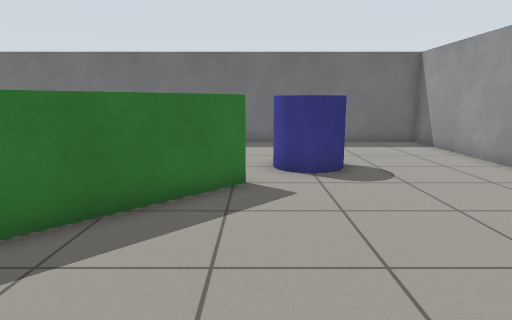
View 1 (above)

14 first-person views from a walk through a Gazebo world. The camera is 0.93 m above the floor, tilts 10° down and sees 75° across. The floor is counted in squares, 0.5 m on a side. Each view is taken from the middle of a square. On the plan, view 1 faces up. The plan holds only what a view shows up to about 17 squares ahead; the rest is blank.

View 2
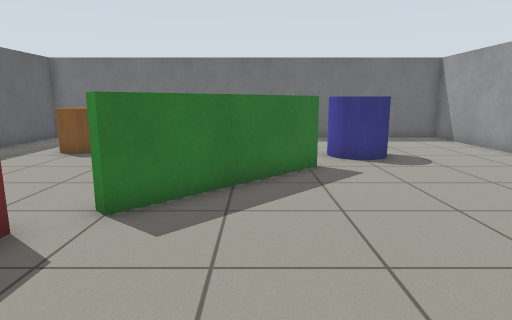

View 3
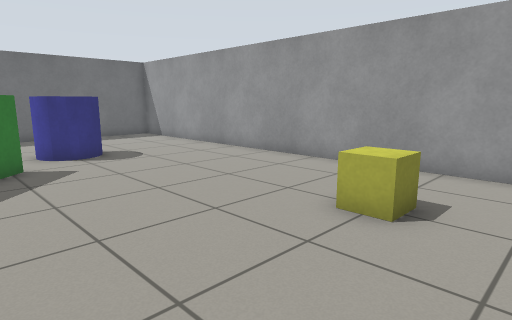

View 4
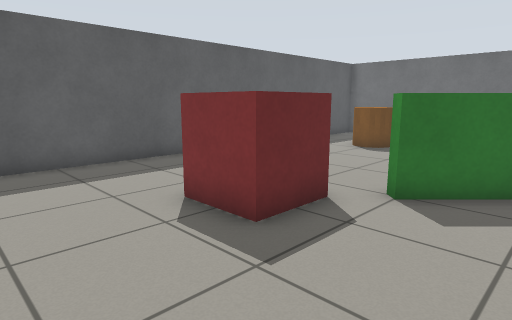

View 5
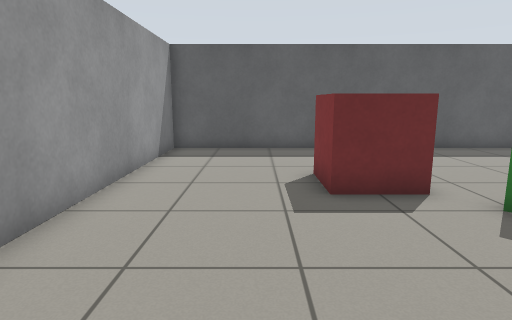

View 6
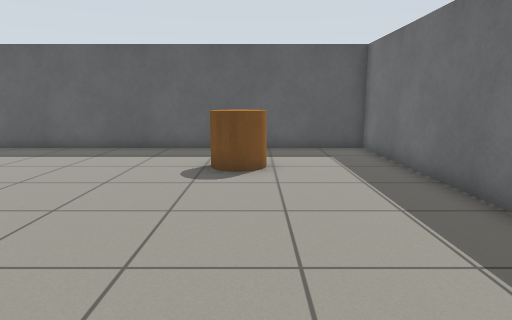

View 7
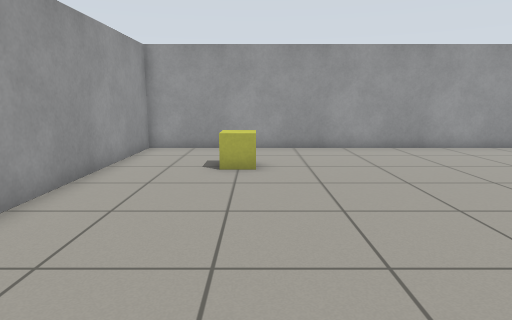

View 8
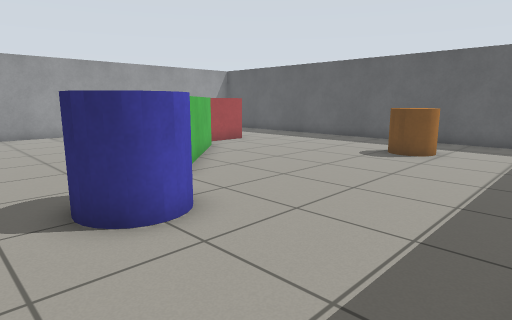

View 9
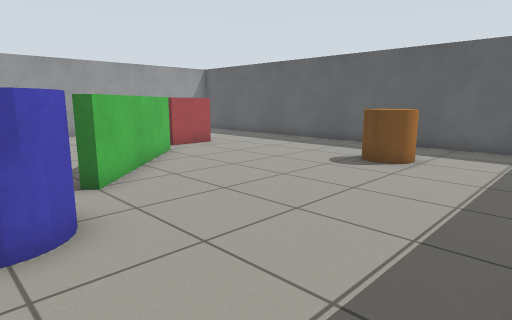

View 10
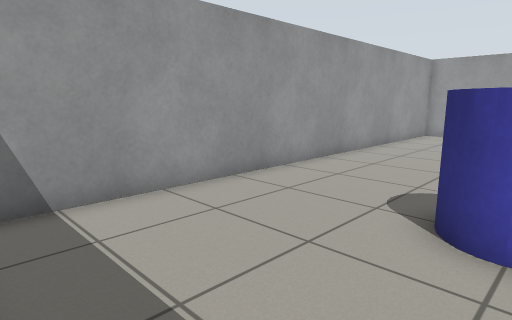

View 11
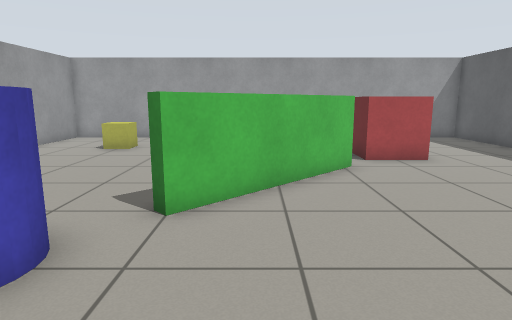

View 12
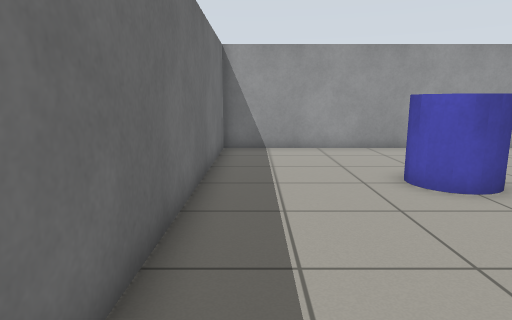

View 13
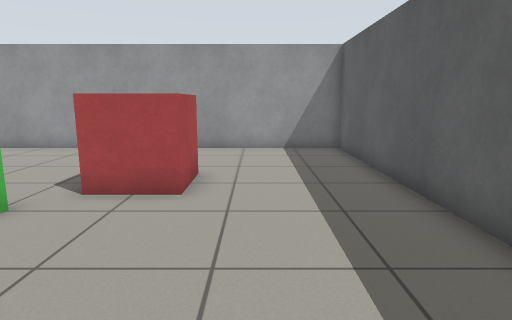

View 14
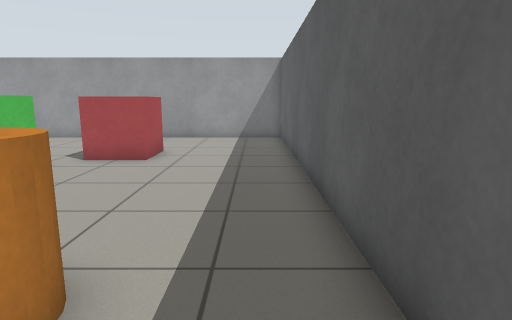

### Floor plan
Points are (right, up) in squares from view 1. A wall is a line through its corners. A room is listed if a view was taken in it or the views show most of it. See-through windows are left out.
Room 1 (views 1, 2, 3, 4, 5, 6, 7, 8, 9, 10, 11, 12, 13, 14)
walls: (-4.8, 3.5) (-0.5, 7.8) (-0.2, 7.5) (-4.5, 3.2) (-4.8, 3.5); (-12.3, 15.3) (-12.3, -4.3) (7.3, -4.3) (7.3, 15.3) (-12.3, 15.3)
ways out: gap at (-5, 3)
objects: orange cylinder (-9, 10) to (-8, 11); red box (-7, 1) to (-6, 3); blue cylinder (1, 9) to (2, 10); yellow box (3, -1) to (4, 0)

Positions as (right, up) in squares from view 1, and headings:
1: (0, 0), facing up
2: (-2, -2), facing up
3: (-2, -3), facing up-right
4: (-2, -3), facing up-left
5: (1, -1), facing left
6: (1, 11), facing left
7: (3, 9), facing down
8: (4, 15), facing down-left
9: (2, 15), facing down-left
10: (1, 15), facing down-right
11: (-2, 13), facing down
12: (-6, 14), facing right
13: (-9, 9), facing down
14: (-11, 13), facing down
